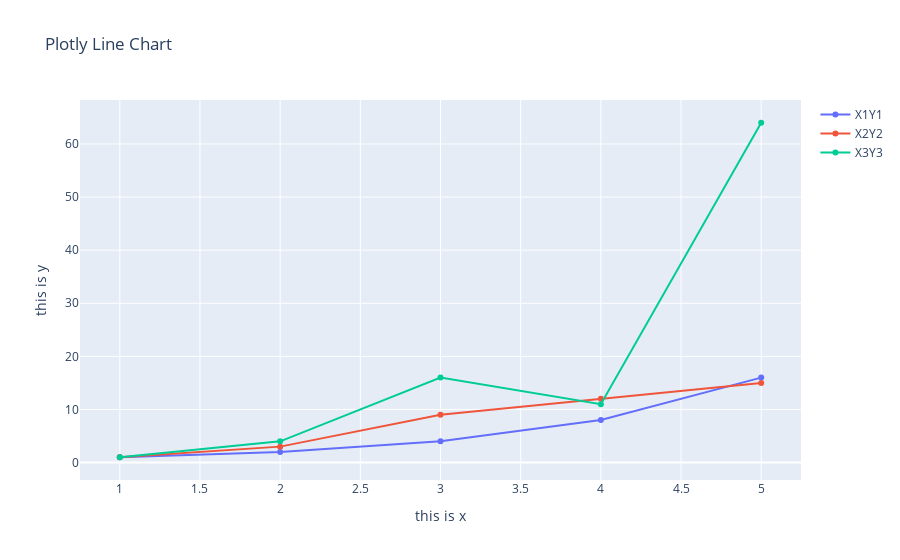

The cell this chart's notebook holds for it:
### Code cell
x1, y1 = [1, 2, 3, 4, 5], [1, 2, 4, 8, 16]
x2, y2 = [1, 2, 3, 4, 5], [1, 3, 9, 12, 15]
x3, y3 = [1, 2, 3, 4, 5], [1, 4, 16, 11, 64]

fig = go.Figure()
fig.add_trace(go.Scatter(x=x1, y=y1, name="X1Y1"))
fig.add_trace(go.Scatter(x=x2, y=y2, name="X2Y2"))
fig.add_trace(go.Scatter(x=x3, y=y3, name="X3Y3"))
fig.update_layout(title="Plotly Line Chart", xaxis_title="this is x", yaxis_title="this is y")
fig.show()

### Figure 1 — Plotly figure (JSON) as saved in the notebook; plotly's stock layout.template omitted (floating-point values rounded to 4 significant figures)
{"data": [{"name": "X1Y1", "type": "scatter", "x": [1, 2, 3, 4, 5], "y": [1, 2, 4, 8, 16]}, {"name": "X2Y2", "type": "scatter", "x": [1, 2, 3, 4, 5], "y": [1, 3, 9, 12, 15]}, {"name": "X3Y3", "type": "scatter", "x": [1, 2, 3, 4, 5], "y": [1, 4, 16, 11, 64]}], "layout": {"title": {"text": "Plotly Line Chart"}, "xaxis": {"title": {"text": "this is x"}}, "yaxis": {"title": {"text": "this is y"}}}}
